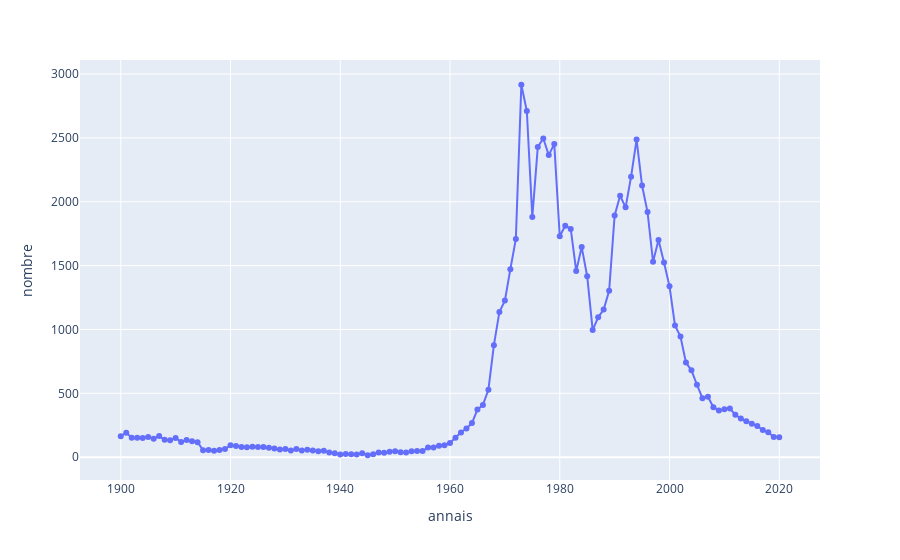

Source (notebook cell):
### Code cell
prenom = 'estelle'
df_prenom = df_nat[df_nat.preusuel == prenom]
px.line(df_prenom, x='annais', y='nombre', markers=True)

### Figure 1 — Plotly figure (JSON) as saved in the notebook; plotly's stock layout.template omitted (floating-point values rounded to 4 significant figures)
{"data": [{"hovertemplate": "annais=%{x}<br>nombre=%{y}<extra></extra>", "legendgroup": "", "line": {"color": "#636efa", "dash": "solid"}, "marker": {"symbol": "circle"}, "mode": "markers+lines", "name": "", "orientation": "v", "showlegend": false, "type": "scatter", "x": [1900, 1901, 1902, 1903, 1904, 1905, 1906, 1907, 1908, 1909, 1910, 1911, 1912, 1913, 1914, 1915, 1916, 1917, 1918, 1919, 1920, 1921, 1922, 1923, 1924, 1925, 1926, 1927, 1928, 1929, 1930, 1931, 1932, 1933, 1934, 1935, 1936, 1937, 1938, 1939, 1940, 1941, 1942, 1943, 1944, 1945, 1946, 1947, 1948, 1949, 1950, 1951, 1952, 1953, 1954, 1955, 1956, 1957, 1958, 1959, 1960, 1961, 1962, 1963, 1964, 1965, 1966, 1967, 1968, 1969, 1970, 1971, 1972, 1973, 1974, 1975, 1976, 1977, 1978, 1979, 1980, 1981, 1982, 1983, 1984, 1985, 1986, 1987, 1988, 1989, 1990, 1991, 1992, 1993, 1994, 1995, 1996, 1997, 1998, 1999, 2000, 2001, 2002, 2003, 2004, 2005, 2006, 2007, 2008, 2009, 2010, 2011, 2012, 2013, 2014, 2015, 2016, 2017, 2018, 2019, 2020], "xaxis": "x", "y": [164, 191, 153, 153, 151, 157, 144, 165, 137, 132, 151, 119, 134, 125, 117, 55, 57, 51, 57, 64, 93, 88, 80, 78, 81, 79, 79, 73, 67, 61, 64, 52, 64, 53, 59, 52, 47, 51, 36, 30, 20, 25, 22, 21, 31, 15, 22, 36, 35, 42, 47, 38, 37, 46, 48, 48, 76, 76, 90, 94, 111, 153, 194, 224, 267, 373, 409, 528, 877, 1137, 1226, 1472, 1709, 2916, 2710, 1880, 2429, 2495, 2365, 2453, 1730, 1812, 1787, 1458, 1645, 1417, 995, 1095, 1156, 1303, 1892, 2047, 1956, 2196, 2487, 2127, 1919, 1530, 1701, 1525, 1338, 1031, 945, 741, 680, 567, 462, 473, 391, 365, 375, 381, 332, 302, 282, 261, 244, 212, 195, 158, 156], "yaxis": "y"}], "layout": {"autosize": true, "legend": {"tracegroupgap": 0}, "margin": {"t": 60}, "xaxis": {"anchor": "y", "autorange": true, "domain": [0, 1], "range": [1893.0, 2027.0], "title": {"text": "annais"}, "type": "linear"}, "yaxis": {"anchor": "x", "autorange": true, "domain": [0, 1], "range": [-209.6, 3141.0], "title": {"text": "nombre"}, "type": "linear"}}}
